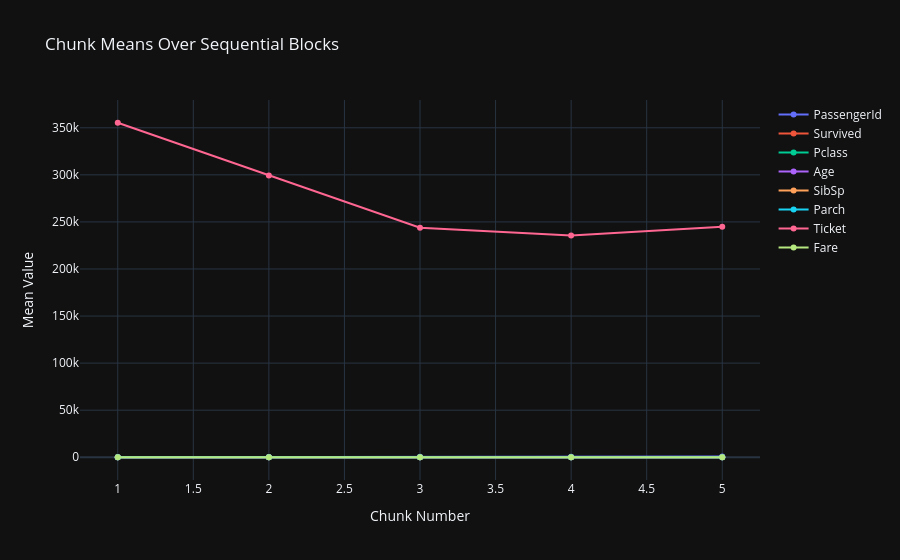

The notebook cell this image was saved under:
### Code cell
# Test constant mean (MANOVA)
inspector.test_constant_mean(chunks=5)

### Figure 1 — Plotly figure (JSON) as saved in the notebook; plotly's stock layout.template omitted (floating-point values rounded to 4 significant figures)
{"data": [{"mode": "lines+markers", "name": "PassengerId", "type": "scatter", "x": [1, 2, 3, 4, 5], "y": [96.62, 282.2, 464.2, 647.8, 813.2]}, {"mode": "lines+markers", "name": "Survived", "type": "scatter", "x": [1, 2, 3, 4, 5], "y": [0.3365, 0.4327, 0.4327, 0.3846, 0.4]}, {"mode": "lines+markers", "name": "Pclass", "type": "scatter", "x": [1, 2, 3, 4, 5], "y": [2.442, 2.183, 2.144, 2.221, 2.343]}, {"mode": "lines+markers", "name": "Age", "type": "scatter", "x": [1, 2, 3, 4, 5], "y": [27.57, 30.81, 29.28, 31.94, 27.6]}, {"mode": "lines+markers", "name": "SibSp", "type": "scatter", "x": [1, 2, 3, 4, 5], "y": [0.7692, 0.5096, 0.4712, 0.4519, 0.4095]}, {"mode": "lines+markers", "name": "Parch", "type": "scatter", "x": [1, 2, 3, 4, 5], "y": [0.5096, 0.3942, 0.4519, 0.4231, 0.4]}, {"mode": "lines+markers", "name": "Ticket", "type": "scatter", "x": [1, 2, 3, 4, 5], "y": [355400.0, 299200.0, 243900.0, 235700.0, 244800.0]}, {"mode": "lines+markers", "name": "Fare", "type": "scatter", "x": [1, 2, 3, 4, 5], "y": [27.61, 33.81, 33.16, 30.47, 25.77]}], "layout": {"title": {"text": "Chunk Means Over Sequential Blocks"}, "xaxis": {"title": {"text": "Chunk Number"}}, "yaxis": {"title": {"text": "Mean Value"}}}}
